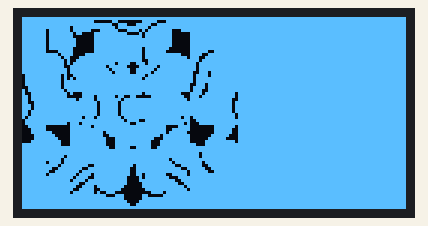
This program was run on a simulated Raspberry Pi Pico running MicroPython. On the bench: 128×64 one-colour display. Library files of the repository ran but are not shown: ssd1306.py. At 0.3 s the program stops and its outputs stay as they are.

Above: at 0.3 s.

The program:

main.py
```python
import machine
import ssd1306

# Setup I2C for the OLED display
i2c = machine.I2C(1, scl=machine.Pin(15), sda=machine.Pin(14))

# Initialize the OLED display
oled = ssd1306.SSD1306_I2C(128, 64, i2c)

# Example bit array for an image (replace this with your actual image data)
# Ensure that the array size matches the OLED resolution.
# This example is for a 16x16 image; adjust as needed for your image.
image_data = [0xff, 0xff, 0xff, 0xff, 0xff, 0xff, 0xff, 0xff, 0xff, 0xff, 0xff, 0xff, 0xff, 0xff, 0xff, 0xff,
0xff, 0xff, 0xff, 0xc0, 0x00, 0x1f, 0xff, 0xff, 0xff, 0xff, 0xff, 0xff, 0xff, 0xff, 0xff, 0xff,
0xff, 0xff, 0xff, 0x3f, 0xc7, 0xe7, 0xff, 0xff, 0xff, 0xff, 0xff, 0xff, 0xff, 0xff, 0xff, 0xff,
0xff, 0xff, 0xfe, 0x7f, 0xff, 0xfb, 0xff, 0xff, 0xff, 0xff, 0xff, 0xff, 0xff, 0xff, 0xff, 0xff,
0xff, 0xfe, 0x7e, 0xfc, 0x78, 0xfd, 0xe3, 0xff, 0xff, 0xff, 0xff, 0xff, 0xff, 0xff, 0xff, 0xff,
0xff, 0xfe, 0x0d, 0xff, 0x87, 0xfe, 0x03, 0xff, 0xff, 0xff, 0xff, 0xff, 0xff, 0xff, 0xff, 0xff,
0xff, 0xfe, 0x01, 0xff, 0xff, 0xfe, 0x03, 0xff, 0xff, 0xff, 0xff, 0xff, 0xff, 0xff, 0xff, 0xff,
0xff, 0xfe, 0x03, 0xff, 0xff, 0xff, 0x03, 0xff, 0xff, 0xff, 0xff, 0xff, 0xff, 0xff, 0xff, 0xff,
0xff, 0xfe, 0x03, 0xff, 0xff, 0xff, 0x03, 0xff, 0xff, 0xff, 0xff, 0xff, 0xff, 0xff, 0xff, 0xff,
0xff, 0xfe, 0x03, 0xff, 0xff, 0xff, 0x03, 0xff, 0xff, 0xff, 0xff, 0xff, 0xff, 0xff, 0xff, 0xff,
0xff, 0xfe, 0x01, 0xff, 0xff, 0xfe, 0x01, 0xff, 0xff, 0xff, 0xff, 0xff, 0xff, 0xff, 0xff, 0xff,
0xff, 0xf0, 0x01, 0xff, 0xff, 0xfe, 0x00, 0x3f, 0xff, 0xff, 0xff, 0xff, 0xff, 0xff, 0xff, 0xff,
0xff, 0xef, 0xe1, 0xff, 0xff, 0xfe, 0x1f, 0xcf, 0xff, 0xff, 0xff, 0xff, 0xff, 0xff, 0xff, 0xff,
0xff, 0xdf, 0xf8, 0xff, 0xff, 0xfe, 0x7f, 0xe7, 0xff, 0xff, 0xff, 0xff, 0xff, 0xff, 0xff, 0xff,
0xff, 0xbf, 0xfc, 0xff, 0xff, 0xfc, 0xff, 0xf7, 0xff, 0xff, 0xff, 0xff, 0xff, 0xff, 0xff, 0xff,
0xff, 0xbf, 0xfe, 0x7f, 0xcf, 0xfd, 0xff, 0xfb, 0xff, 0xff, 0xff, 0xff, 0xff, 0xff, 0xff, 0xff,
0xff, 0x3f, 0xff, 0xef, 0x87, 0xdf, 0xff, 0xfb, 0xff, 0xff, 0xff, 0xff, 0xff, 0xff, 0xff, 0xff,
0xff, 0x7f, 0xff, 0xdf, 0xcf, 0xef, 0xff, 0xfb, 0xff, 0xff, 0xff, 0xff, 0xff, 0xff, 0xff, 0xff,
0xff, 0x7f, 0xff, 0xbf, 0xcf, 0xf7, 0xff, 0xb9, 0xff, 0xff, 0xff, 0xff, 0xff, 0xff, 0xff, 0xff,
0xfe, 0x5f, 0xfe, 0xff, 0xff, 0xfd, 0xff, 0xbd, 0xff, 0xff, 0xff, 0xff, 0xff, 0xff, 0xff, 0xff,
0xfe, 0x5f, 0xfd, 0xff, 0xff, 0xfe, 0xff, 0xfd, 0xff, 0xff, 0xff, 0xff, 0xff, 0xff, 0xff, 0xff,
0xfe, 0xdf, 0xff, 0xff, 0xff, 0xff, 0xff, 0xfd, 0xff, 0xff, 0xff, 0xff, 0xff, 0xff, 0xff, 0xff,
0xfe, 0xdf, 0xff, 0xff, 0xff, 0xff, 0xff, 0xdc, 0xff, 0xff, 0xff, 0xff, 0xff, 0xff, 0xff, 0xff,
0xfc, 0xdf, 0xff, 0xff, 0xff, 0xff, 0xff, 0xde, 0xff, 0xff, 0xff, 0xff, 0xff, 0xff, 0xff, 0xff,
0xfd, 0xbf, 0xff, 0xff, 0xff, 0xff, 0xff, 0xce, 0xff, 0xff, 0xff, 0xff, 0xff, 0xff, 0xff, 0xff,
0xf9, 0x7f, 0xf1, 0xff, 0xff, 0xfe, 0x1f, 0xef, 0x7f, 0xff, 0xff, 0xff, 0xff, 0xff, 0xff, 0xff,
0xfb, 0x7f, 0xf0, 0x7e, 0x33, 0xf8, 0x3f, 0xf7, 0x7f, 0xff, 0xff, 0xff, 0xff, 0xff, 0xff, 0xff,
0xfb, 0xff, 0xfb, 0xfe, 0xfd, 0xff, 0x7f, 0xff, 0x3f, 0xff, 0xff, 0xff, 0xff, 0xff, 0xff, 0xff,
0xf3, 0xff, 0xff, 0xfd, 0xfe, 0xff, 0xff, 0xff, 0xbf, 0xff, 0xff, 0xff, 0xff, 0xff, 0xff, 0xff,
0xf7, 0xff, 0xff, 0xfd, 0xfe, 0xff, 0xff, 0xff, 0xbf, 0xff, 0xff, 0xff, 0xff, 0xff, 0xff, 0xff,
0xf7, 0xff, 0xff, 0xfd, 0xfe, 0xff, 0xff, 0xff, 0xbf, 0xff, 0xff, 0xff, 0xff, 0xff, 0xff, 0xff,
0xfb, 0xff, 0xff, 0xfd, 0xfe, 0xff, 0xff, 0xff, 0xbf, 0xff, 0xff, 0xff, 0xff, 0xff, 0xff, 0xff,
0xfb, 0xff, 0xff, 0xfd, 0xfe, 0xff, 0xff, 0xff, 0x7f, 0xff, 0xff, 0xff, 0xff, 0xff, 0xff, 0xff,
0xfd, 0xff, 0xef, 0xfe, 0xfd, 0xff, 0xdf, 0xfe, 0x7f, 0xff, 0xff, 0xff, 0xff, 0xff, 0xff, 0xff,
0xfe, 0xff, 0xff, 0xff, 0x7b, 0xfe, 0xff, 0xfc, 0xff, 0xff, 0xff, 0xff, 0xff, 0xff, 0xff, 0xff,
0xfe, 0x7f, 0xf7, 0xff, 0xcf, 0xff, 0xbf, 0xf8, 0xff, 0xff, 0xff, 0xff, 0xff, 0xff, 0xff, 0xff,
0xfc, 0x00, 0x7f, 0xff, 0xff, 0xff, 0xf0, 0x00, 0x7f, 0xff, 0xff, 0xff, 0xff, 0xff, 0xff, 0xff,
0xf8, 0x00, 0xff, 0xff, 0xff, 0xff, 0xfc, 0x00, 0x3f, 0xff, 0xff, 0xff, 0xff, 0xff, 0xff, 0xff,
0xf8, 0x03, 0xff, 0xf7, 0xff, 0xff, 0x7e, 0x00, 0x3f, 0xff, 0xff, 0xff, 0xff, 0xff, 0xff, 0xff,
0xf0, 0x07, 0xff, 0xe7, 0xff, 0xbf, 0xff, 0x80, 0x1f, 0xff, 0xff, 0xff, 0xff, 0xff, 0xff, 0xff,
0xf0, 0x0f, 0xff, 0x8f, 0xff, 0x8f, 0xff, 0xc0, 0x0f, 0xff, 0xff, 0xff, 0xff, 0xff, 0xff, 0xff,
0xf8, 0x1f, 0xff, 0x8f, 0xff, 0xc7, 0xff, 0xe0, 0x7f, 0xff, 0xff, 0xff, 0xff, 0xff, 0xff, 0xff,
0xff, 0x1f, 0xff, 0x8f, 0xff, 0xc7, 0xff, 0xe3, 0xff, 0xff, 0xff, 0xff, 0xff, 0xff, 0xff, 0xff,
0xff, 0xff, 0xff, 0x9f, 0xcf, 0xe7, 0xff, 0xff, 0xff, 0xff, 0xff, 0xff, 0xff, 0xff, 0xff, 0xff,
0xff, 0xff, 0xff, 0xff, 0xff, 0xff, 0xff, 0xff, 0xff, 0xff, 0xff, 0xff, 0xff, 0xff, 0xff, 0xff,
0xff, 0xff, 0xff, 0xff, 0xff, 0xff, 0xff, 0xf7, 0xff, 0xff, 0xff, 0xff, 0xff, 0xff, 0xff, 0xff,
0xff, 0xbf, 0xff, 0xff, 0xff, 0xff, 0xff, 0xf7, 0xff, 0xff, 0xff, 0xff, 0xff, 0xff, 0xff, 0xff,
0xff, 0xdf, 0xff, 0xff, 0xff, 0xff, 0xfd, 0xff, 0xff, 0xff, 0xff, 0xff, 0xff, 0xff, 0xff, 0xff,
0xff, 0xde, 0xff, 0xff, 0xff, 0xff, 0xfb, 0xef, 0xff, 0xff, 0xff, 0xff, 0xff, 0xff, 0xff, 0xff,
0xff, 0xef, 0x3f, 0xff, 0xdf, 0xff, 0xe7, 0xcf, 0xff, 0xff, 0xff, 0xff, 0xff, 0xff, 0xff, 0xff,
0xff, 0xf3, 0xcf, 0xff, 0xcf, 0xff, 0x9f, 0x9f, 0xff, 0xff, 0xff, 0xff, 0xff, 0xff, 0xff, 0xff,
0xff, 0xf9, 0xf7, 0xff, 0xcf, 0xff, 0x7f, 0x3f, 0xff, 0xff, 0xff, 0xff, 0xff, 0xff, 0xff, 0xff,
0xff, 0xfe, 0x7b, 0xff, 0xcf, 0xfe, 0x7c, 0xff, 0xff, 0xff, 0xff, 0xff, 0xff, 0xff, 0xff, 0xff,
0xff, 0xff, 0x3d, 0xff, 0x87, 0xfe, 0xf1, 0xff, 0xff, 0xff, 0xff, 0xff, 0xff, 0xff, 0xff, 0xff,
0xff, 0xff, 0xde, 0xff, 0x87, 0xff, 0xe7, 0xff, 0xff, 0xff, 0xff, 0xff, 0xff, 0xff, 0xff, 0xff,
0xff, 0xff, 0xe7, 0xff, 0x07, 0xff, 0xcf, 0xff, 0xff, 0xff, 0xff, 0xff, 0xff, 0xff, 0xff, 0xff,
0xff, 0xff, 0xf3, 0xfe, 0x03, 0xff, 0xbf, 0xff, 0xff, 0xff, 0xff, 0xff, 0xff, 0xff, 0xff, 0xff,
0xff, 0xff, 0xf9, 0xfc, 0x01, 0xfe, 0x7f, 0xff, 0xff, 0xff, 0xff, 0xff, 0xff, 0xff, 0xff, 0xff,
0xff, 0xff, 0xfe, 0x72, 0x00, 0x78, 0xff, 0xff, 0xff, 0xff, 0xff, 0xff, 0xff, 0xff, 0xff, 0xff,
0xff, 0xff, 0xff, 0x8f, 0x03, 0x83, 0xff, 0xff, 0xff, 0xff, 0xff, 0xff, 0xff, 0xff, 0xff, 0xff,
0xff, 0xff, 0xff, 0xff, 0x03, 0xff, 0xff, 0xff, 0xff, 0xff, 0xff, 0xff, 0xff, 0xff, 0xff, 0xff,
0xff, 0xff, 0xff, 0xff, 0x87, 0xff, 0xff, 0xff, 0xff, 0xff, 0xff, 0xff, 0xff, 0xff, 0xff, 0xff,
0xff, 0xff, 0xff, 0xff, 0xcf, 0xff, 0xff, 0xff, 0xff, 0xff, 0xff, 0xff, 0xff, 0xff, 0xff, 0xff,
0xff, 0xff, 0xff, 0xff, 0xff, 0xff, 0xff, 0xff, 0xff, 0xff, 0xff, 0xff, 0xff, 0xff, 0xff, 0xff]
# Function to display the image
def display_image():
    oled.fill(0)  # Clear the display
    for i in range(0, len(image_data)):
        byte = image_data[i]
        for bit in range(8):
            x = (i % 16) * 8 + bit
            y = i // 16
            oled.pixel(x, y, (byte >> bit) & 1)
    oled.show()

# Display the image
display_image()
```
